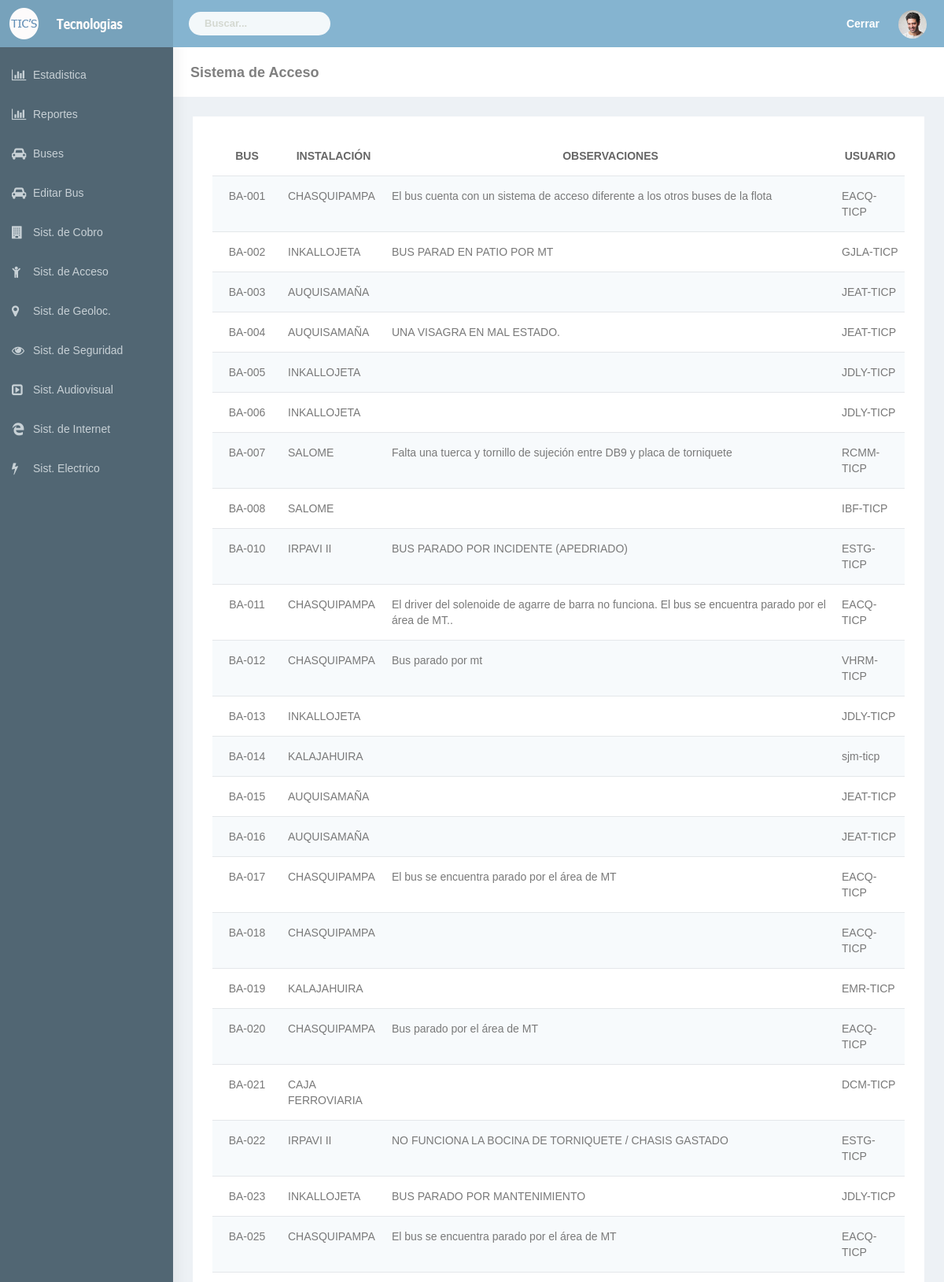
The app's page /html/reporte_acceso.php?dato=Bien&dato3=val_estadodb9 (upper part) with its own data.
### tables this page shows
CREATE TABLE `acceso` (
  `idacceso` int(11) NOT NULL,
  `bus_idbus` int(11) NOT NULL,
  `instalacion_idinstalacion` int(11) NOT NULL,
  `usuario_idusuario` int(11) NOT NULL,
  `molinete` varchar(45) NOT NULL,
  `estado_molinete` varchar(45) NOT NULL,
  `placa_molinete` varchar(45) NOT NULL,
  `val_conectordb9` varchar(45) NOT NULL,
  `val_estadodb9` varchar(45) NOT NULL,
  `sol_giro_ingreso` varchar(45) NOT NULL,
  `sol_bastago_giro_ingreso` varchar(45) NOT NULL,
  `sol_giro_inverso` varchar(45) NOT NULL,
  `sol_bastago_giro_inverso` varchar(45) NOT NULL,
  `sol_agarre_bastago` varchar(45) NOT NULL,
  `sol_bastago_agarre` varchar(45) NOT NULL,
  `sensor_agarre` varchar(45) NOT NULL,
  `ferritas` varchar(45) NOT NULL,
  `rueda_dentada` varchar(45) NOT NULL,
  `contador_molinete` varchar(45) NOT NULL,
  `bociona_activacion` varchar(45) NOT NULL,
  `brz1_pasador` varchar(45) NOT NULL,
  `brz1_tornillo_pasador` varchar(45) NOT NULL,
  `brz1_brazo` varchar(45) NOT NULL,
  `brz1_tornillo_alem_largo` varchar(45) NOT NULL,
  `brz2_pasador` varchar(45) NOT NULL,
  `brz2_tornillo_pasador` varchar(45) NOT NULL,
  `brz2_brazo` varchar(45) NOT NULL,
  `brz2_tornillo_alem_largo` varchar(45) NOT NULL,
  `brz3_pasador` varchar(45) NOT NULL,
  `brz3_tornillo_pasador` varchar(45) NOT NULL,
  `brz3_brazo` varchar(45) NOT NULL,
  `brz3_tornillo_alem_largo` varchar(45) NOT NULL,
  `estructura_chasis` varchar(45) NOT NULL,
  `estructura_visagras` varchar(45) NOT NULL,
  `chapas_central` varchar(45) NOT NULL,
  `chapas_derecha` varchar(45) NOT NULL,
  `chapas_izquierda` varchar(45) NOT NULL,
  `observaciones` varchar(800) NOT NULL,
  `fecha` datetime NOT NULL
);

CREATE TABLE `bus` (
  `idbus` int(11) NOT NULL,
  `nombre_bus` varchar(45) NOT NULL,
  `placa` varchar(45) DEFAULT NULL,
  `si_cobro` int(11) NOT NULL,
  `si_acceso` int(11) NOT NULL,
  `si_geoloc` int(11) NOT NULL,
  `si_segurida` int(11) NOT NULL,
  `si_audiovicual` int(11) NOT NULL,
  `si_internet` int(11) NOT NULL,
  `si_electrico` int(11) NOT NULL
);

CREATE TABLE `instalacion` (
  `idinstalacion` int(11) NOT NULL,
  `nombre_instalacion` varchar(45) NOT NULL,
  `abreviado` varchar(45) NOT NULL
);

CREATE TABLE `usuario` (
  `idusuario` int(11) NOT NULL,
  `cod_user` varchar(45) DEFAULT NULL,
  `roles_idroles` int(11) NOT NULL,
  `nombre` varchar(45) NOT NULL,
  `paterno` varchar(45) DEFAULT NULL,
  `materno` varchar(45) DEFAULT NULL,
  `ci` varchar(45) NOT NULL,
  `pass` varchar(70) DEFAULT NULL
);

### html/reporte_acceso.php (the view, shortened to what this page needs)
<?php
include("header.php");
 ?>
        <div id="page-wrapper">
            <div class="container-fluid">
                <div class="row bg-title">
                    <div class="col-lg-3 col-md-4 col-sm-4 col-xs-12">
                        <h4 class="page-title">Sistema de Acceso</h4> </div>
                </div>
                <div class="row">
                    <div class="col-sm-12">
                        <div class="white-box">
                            <div class="table  table-striped table-responsive" id="dvData">
                               <table class="table table-striped  table-condensed text-center"  >
                                    <thead>
                                        <tr>
                                            <th WIDTH="10%" class="text-center"><strong>BUS</strong></th>
                                            <th WIDTH="15%" class="text-center"><strong>INSTALACIÓN</strong> </th>
                                            <th WIDTH="65%" class="text-center"><strong>OBSERVACIONES</strong></th>
                                            <th WIDTH="10%" class="text-center"><strong>USUARIO</strong></th>
                                        </tr>
                                    </thead>
                                    <tbody class="buscar">
                                       <?php
                                        $dato=$_GET['dato'];
                                        $dato3=$_GET['dato3'];
                                        $dat="  SELECT
                                                acceso.bus_idbus,
                                                acceso.instalacion_idinstalacion,
                                                acceso.estado_molinete,
                                                acceso.observaciones,
                                                bus.nombre_bus,
                                                instalacion.nombre_instalacion,
                                                usuario.cod_user
                                                FROM
                                                acceso
                                                INNER JOIN bus ON acceso.bus_idbus = bus.idbus
                                                INNER JOIN instalacion ON acceso.instalacion_idinstalacion = instalacion.idinstalacion
                                                INNER JOIN usuario ON acceso.usuario_idusuario = usuario.idusuario
                                                WHERE $dato3='$dato'
                                                ORDER BY bus_idbus ASC";
                                        $da=mysql_query($dat);
                                        while($c = mysql_fetch_assoc($da))
                                        {
                                        ?>
                                        <tr>
                                             <td class="text-center"> <?php echo $c['nombre_bus'];?> </td>
                                             <td class="text-left"> <?php echo $c['nombre_instalacion'];?> </td>
                                             <td class="text-left"> <?php echo $c['observaciones'];?> </td>
                                             <td class="text-left"> <?php echo $c['cod_user'];?> </td>
                                        </tr>
                                             <?php }?>
                                    </tbody>
                                </table>
                                 </div>
                        </div>
                    </div>
                </div>
            </div>
<?php  include("foter.php"); ?>

### html/css/colors/blue-dark.css (style rules this page uses)
body { background:#516673 }

### records on screen
acceso: bus_idbus.nombre_bus "BA-001", instalacion_idinstalacion.nombre_instalacion "CHASQUIPAMPA", observaciones "El bus cuenta con un sistema de acceso diferente a los otros buses de la flota", usuario_idusuario.cod_user "EACQ-TICP"
acceso: bus_idbus.nombre_bus "BA-002", instalacion_idinstalacion.nombre_instalacion "INKALLOJETA", observaciones "BUS PARAD EN PATIO POR MT", usuario_idusuario.cod_user "GJLA-TICP"
acceso: bus_idbus.nombre_bus "BA-003", instalacion_idinstalacion.nombre_instalacion "AUQUISAMAÑA", usuario_idusuario.cod_user "JEAT-TICP"
acceso: bus_idbus.nombre_bus "BA-004", instalacion_idinstalacion.nombre_instalacion "AUQUISAMAÑA", observaciones "UNA VISAGRA EN MAL ESTADO.", usuario_idusuario.cod_user "JEAT-TICP"
acceso: bus_idbus.nombre_bus "BA-005", instalacion_idinstalacion.nombre_instalacion "INKALLOJETA", usuario_idusuario.cod_user "JDLY-TICP"
acceso: bus_idbus.nombre_bus "BA-006", instalacion_idinstalacion.nombre_instalacion "INKALLOJETA", usuario_idusuario.cod_user "JDLY-TICP"
acceso: bus_idbus.nombre_bus "BA-007", instalacion_idinstalacion.nombre_instalacion "SALOME", observaciones "Falta una tuerca y tornillo de sujeción entre DB9 y placa de torniquete", usuario_idusuario.cod_user "RCMM-TICP"
acceso: bus_idbus.nombre_bus "BA-008", instalacion_idinstalacion.nombre_instalacion "SALOME", usuario_idusuario.cod_user "IBF-TICP"
acceso: bus_idbus.nombre_bus "BA-010", instalacion_idinstalacion.nombre_instalacion "IRPAVI II", observaciones "BUS PARADO POR INCIDENTE (APEDRIADO)", usuario_idusuario.cod_user "ESTG-TICP"
acceso: bus_idbus.nombre_bus "BA-011", instalacion_idinstalacion.nombre_instalacion "CHASQUIPAMPA", observaciones "El driver del solenoide de agarre de barra no funciona. El bus se encuentra parado por el área de MT..", usuario_idusuario.cod_user "EACQ-TICP"
acceso: bus_idbus.nombre_bus "BA-012", instalacion_idinstalacion.nombre_instalacion "CHASQUIPAMPA", observaciones "Bus parado por mt", usuario_idusuario.cod_user "VHRM-TICP"
acceso: bus_idbus.nombre_bus "BA-013", instalacion_idinstalacion.nombre_instalacion "INKALLOJETA", usuario_idusuario.cod_user "JDLY-TICP"
acceso: bus_idbus.nombre_bus "BA-014", instalacion_idinstalacion.nombre_instalacion "KALAJAHUIRA", usuario_idusuario.cod_user "sjm-ticp"
acceso: bus_idbus.nombre_bus "BA-015", instalacion_idinstalacion.nombre_instalacion "AUQUISAMAÑA", usuario_idusuario.cod_user "JEAT-TICP"
acceso: bus_idbus.nombre_bus "BA-016", instalacion_idinstalacion.nombre_instalacion "AUQUISAMAÑA", usuario_idusuario.cod_user "JEAT-TICP"
acceso: bus_idbus.nombre_bus "BA-017", instalacion_idinstalacion.nombre_instalacion "CHASQUIPAMPA", observaciones "El bus se encuentra parado por el área de MT", usuario_idusuario.cod_user "EACQ-TICP"
acceso: bus_idbus.nombre_bus "BA-018", instalacion_idinstalacion.nombre_instalacion "CHASQUIPAMPA", usuario_idusuario.cod_user "EACQ-TICP"
acceso: bus_idbus.nombre_bus "BA-019", instalacion_idinstalacion.nombre_instalacion "KALAJAHUIRA", usuario_idusuario.cod_user "EMR-TICP"
acceso: bus_idbus.nombre_bus "BA-020", instalacion_idinstalacion.nombre_instalacion "CHASQUIPAMPA", observaciones "Bus parado por el área de MT", usuario_idusuario.cod_user "EACQ-TICP"
acceso: bus_idbus.nombre_bus "BA-021", instalacion_idinstalacion.nombre_instalacion "CAJA FERROVIARIA", usuario_idusuario.cod_user "DCM-TICP"
acceso: bus_idbus.nombre_bus "BA-022", instalacion_idinstalacion.nombre_instalacion "IRPAVI II", observaciones "NO FUNCIONA LA BOCINA DE TORNIQUETE / CHASIS GASTADO", usuario_idusuario.cod_user "ESTG-TICP"
acceso: bus_idbus.nombre_bus "BA-023", instalacion_idinstalacion.nombre_instalacion "INKALLOJETA", observaciones "BUS PARADO POR MANTENIMIENTO", usuario_idusuario.cod_user "JDLY-TICP"
acceso: bus_idbus.nombre_bus "BA-025", instalacion_idinstalacion.nombre_instalacion "CHASQUIPAMPA", observaciones "El bus se encuentra parado por el área de MT", usuario_idusuario.cod_user "EACQ-TICP"
